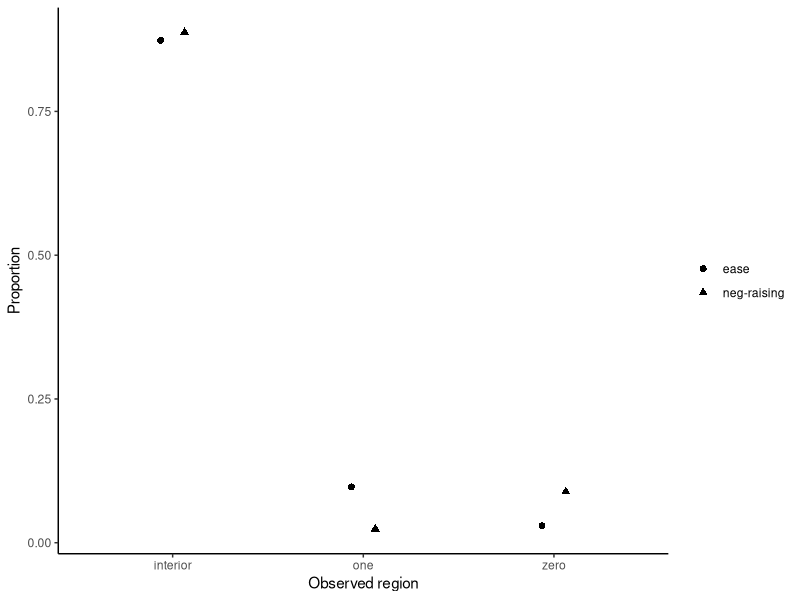

The R script that drew this image:
## ---- chunk 1
#| label: load-meganegraising-beta
#| echo: true
mnr <- read.csv("data/meganegraising/meganegraising-balanced.csv")
endpoint_counts <- data.frame(
  response = rep(c("neg-raising", "ease"), each = 3L),
  region = rep(c("zero", "interior", "one"), times = 2L),
  observations = c(sum(mnr$negraising == 0),
                   sum(mnr$negraising > 0 & mnr$negraising < 1),
                   sum(mnr$negraising == 1),
                   sum(mnr$acceptability == 0),
                   sum(mnr$acceptability > 0 & mnr$acceptability < 1),
                   sum(mnr$acceptability == 1))
)
endpoint_counts
## ---- chunk 2
#| label: actual-endpoint-nudge
#| echo: true
n <- nrow(mnr)
transform_endpoint <- function(y) (y * (n - 1) + .5) / n
data.frame(recorded = c(0, 1), transformed = transform_endpoint(c(0, 1)),
           sample_size = n)
## ---- chunk 3
#| label: endpoint-nudge-by-sample-size
#| echo: true
n_values <- unique(c(floor(n / 2), n))
do.call(rbind, lapply(n_values, function(nn) {
  data.frame(sample_size = nn, recorded = c(0, 1),
             transformed = (c(0, 1) * (nn - 1) + .5) / nn)
}))
## ---- chunk 4
#| label: plot-endpoint-nudge
#| echo: true
library(ggplot2)
plot_data <- transform(endpoint_counts,
                       probability = observations / ave(observations, response, FUN = sum))
ggplot(plot_data, aes(region, probability, shape = response, group = response)) +
  geom_point(position = position_dodge(width = .25), size = 2) +
  labs(x = "Observed region", y = "Proportion", shape = NULL) +
  theme_classic()
